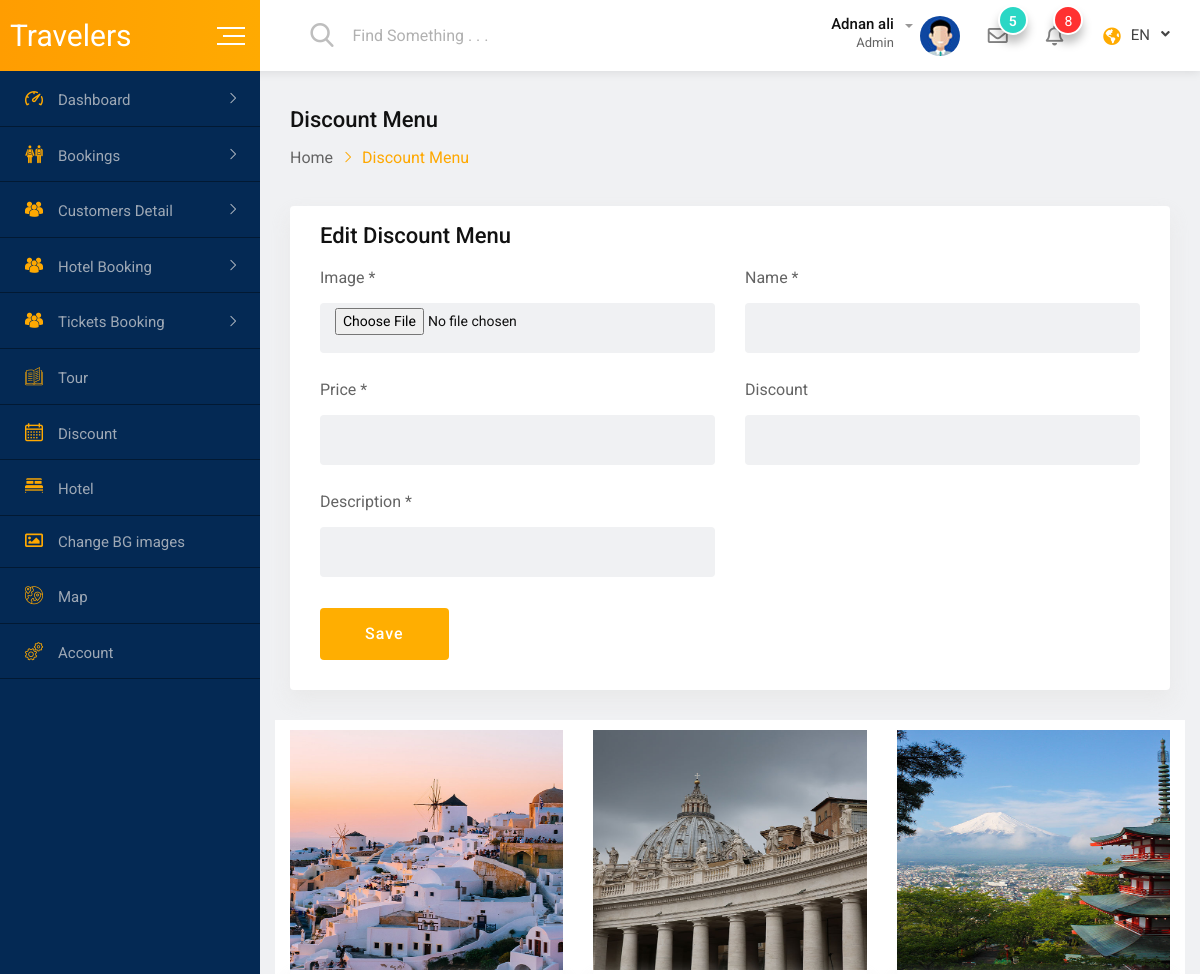
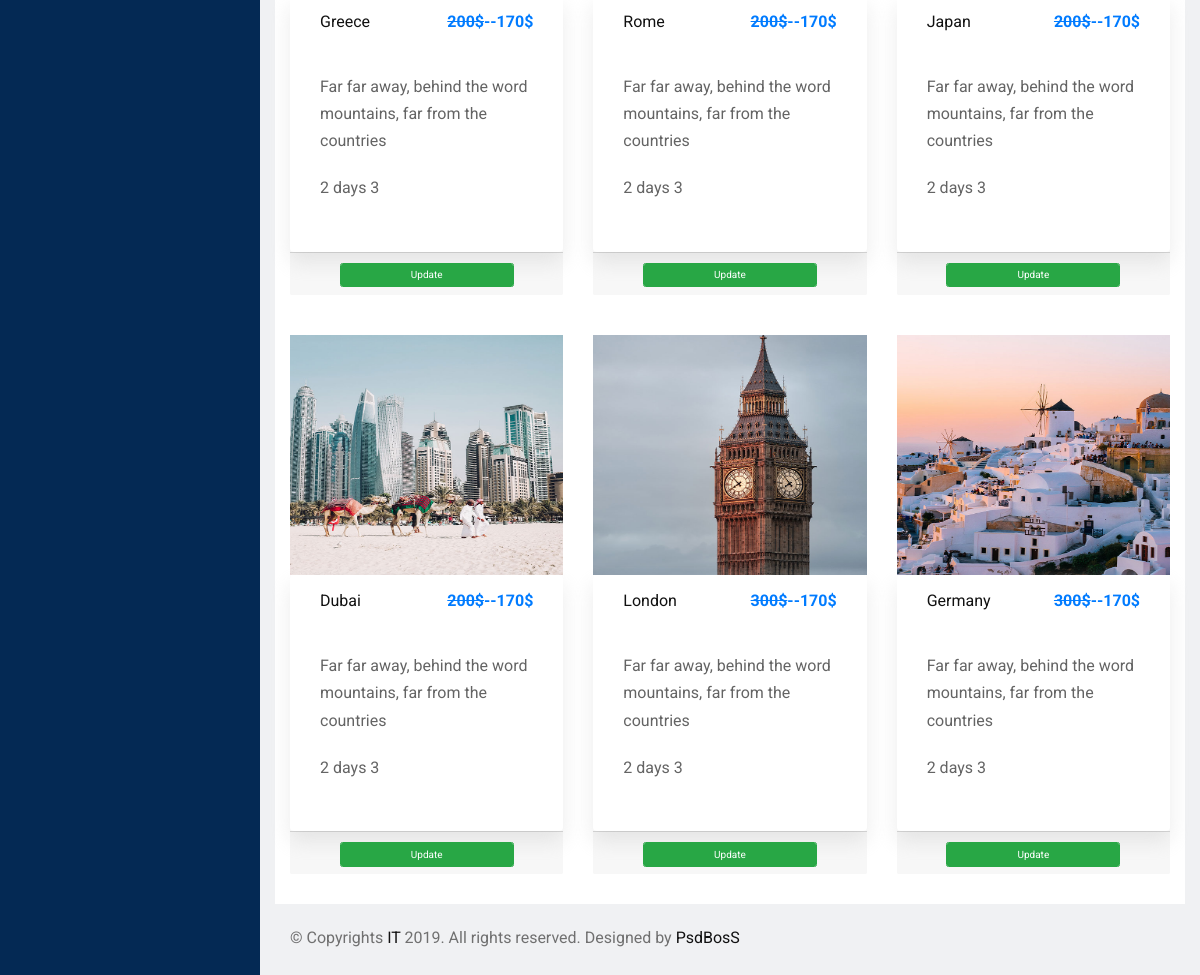
The page /admin/discountmenu.php (signed in) on the database its author committed (2 pictures, top to bottom).
### tables this page shows
CREATE TABLE `discountmenu` (
  `id` int(11) NOT NULL,
  `pic` varchar(200) NOT NULL,
  `name` text NOT NULL,
  `price` varchar(25) NOT NULL,
  `discount` varchar(30) NOT NULL,
  `dis` varchar(100) NOT NULL
);

### admin/discountmenu.php (the view, shortened to what this page needs)
<?php require_once 'includes/header.php'; ?>
<div class="dashboard-content-one">
  <div class="breadcrumbs-area">
    <h3>Discount Menu</h3>
    <ul>
      <li>
        <a href="index.php">Home</a>
      </li>
      <li>Discount Menu</li>
    </ul>
  </div>
  <div class="row">
    <div class="col-4-xxxl col-12">
      <div class="card height-auto">
        <div class="card-body">
          <div class="heading-layout1">
            <div class="item-title">
              <h3>Edit Discount Menu</h3>
            </div>
                </div>
                <form class="new-added-form" method="POST" enctype="multipart/form-data">
                  <div class="row">
                    <div class="col-12-xxxl col-lg-6 col-12 form-group">
                      <label>Image *</label>
                      <input type="file" required="" name="pic" class="form-control">
                    </div>
                    <div class="col-12-xxxl col-lg-6 col-12 form-group">
                      <label>Name *</label>
                      <input type="text" required="" name="name" class="form-control">
                    </div>
                    <div class="col-12-xxxl col-lg-6 col-12 form-group">
                      <label>Price *</label>
                      <input type="text" required="" name="price" class="form-control">
                    </div>
                      <div class="col-12-xxxl col-lg-6 col-12 form-group">
                      <label>Discount</label>
                      <input type="text" name="discount"  class="form-control">
                    </div>
                    <div class="col-12-xxxl col-lg-6 col-12 form-group">
                      <label>Description *</label>
                      <input type="text" class="form-control" name="dis" required="">
                    </div>
                 <div class="col-12 form-group mg-t-8">
                      <button type="submit" name="submit" class="btn-fill-lg btn-gradient-yellow btn-hover-bluedark">Save</button>
                    </div>
                  </div>
                </form>
              </div>
            </div>
          </div>
<div class="container-fluid">
  <?php
$query = "select * from discountmenu";
$select = mysqli_query($con, $query);
?>
  <div class="row bg-light">
           <?php
while ($row = mysqli_fetch_assoc($select)) {
?>
    <div class="col-4">
      <div class="card  pt-3">
        <div class="card-img card-img-top"><img src="../uplode/<?php echo $row['pic'] ?>" style="width: 100%; height: 240px;" alt=""></div>
        <div class="card-body">
     <h6 class="d-flex justify-content-between"><?php echo $row['name'] ?> <p class="text-primary font-weight-bold"><del><?php echo $row['price'] ?></del>--<?php echo $row['discount'] ?></p></h6>
               <?php echo $row['dis']?>
        </div>
          <div class="card-footer text-sm-center"><a href="cardupdate.php?id=<?php echo $row['id'];  ?>" role="button" class="form-control btn btn-success" style="width: 70%;">Update</a></div>
      </div>
    </div>
<?php
}
?>
  </div>
</div>
                                          </div>
                                          <?php require_once 'includes/footer.php'; ?>

### admin/css/main.css (style rules this page uses)
html { color: #222; font-size: 1em; line-height: 1.4; }
audio, canvas, iframe, img, svg, video { vertical-align: middle; }

### rows shown on the page
discountmenu: pic (picture), name "Greece", price "200$", discount "170$", dis "Far far away, behind the word mountains, far from the countries 2 days 3"
discountmenu: pic (picture), name "Rome", price "200$", discount "170$", dis "Far far away, behind the word mountains, far from the countries 2 days 3"
discountmenu: pic (picture), name "Japan", price "200$", discount "170$", dis "Far far away, behind the word mountains, far from the countries 2 days 3"
discountmenu: pic (picture), name "Dubai", price "200$", discount "170$", dis "Far far away, behind the word mountains, far from the countries 2 days 3"
discountmenu: pic (picture), name "London", price "300$", discount "170$", dis "Far far away, behind the word mountains, far from the countries 2 days 3"
discountmenu: pic (picture), name "Germany", price "300$", discount "170$", dis "Far far away, behind the word mountains, far from the countries 2 days 3"

### other values the page prints
$_SESSION['fname'] "Adnan ali"
